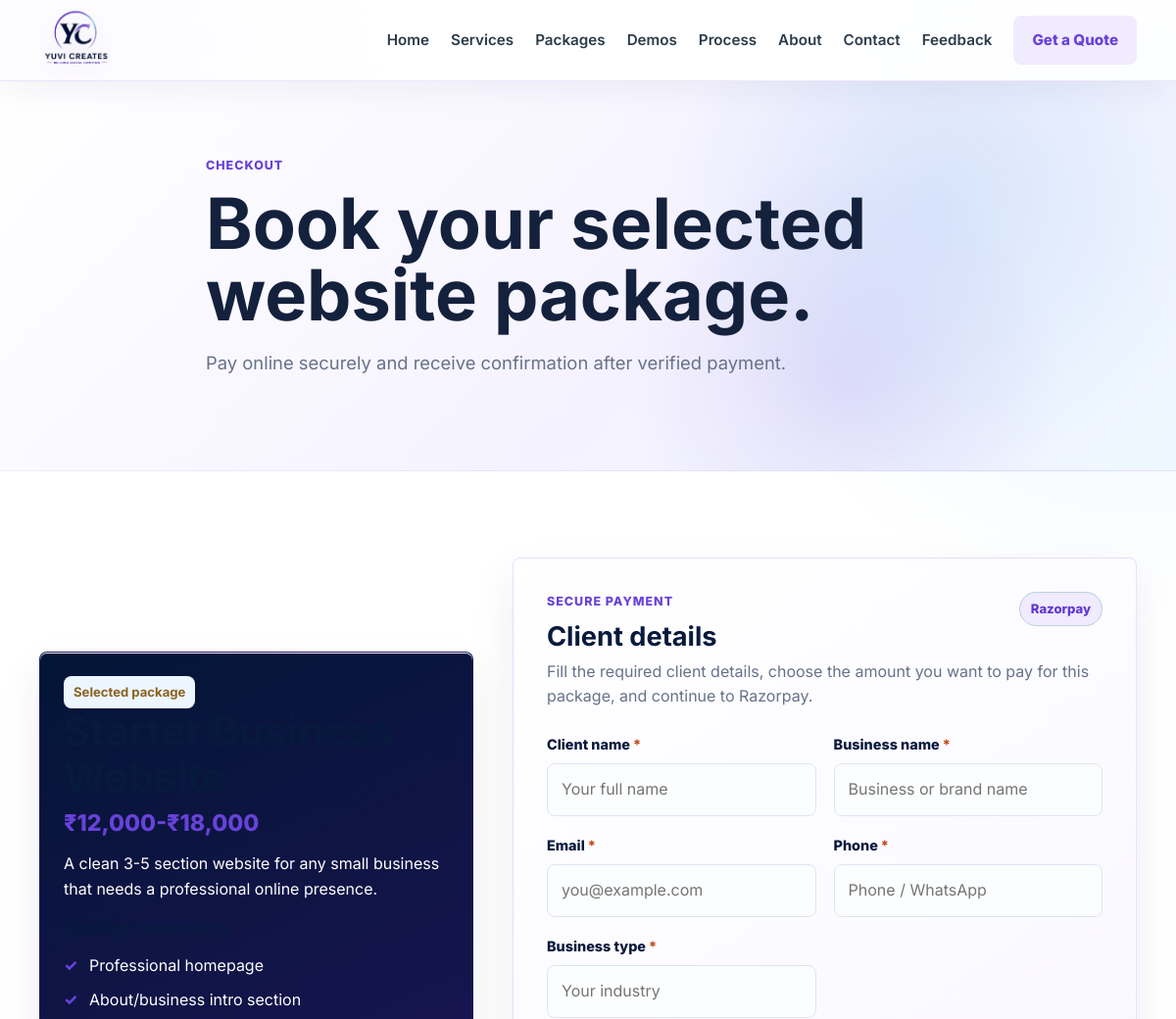
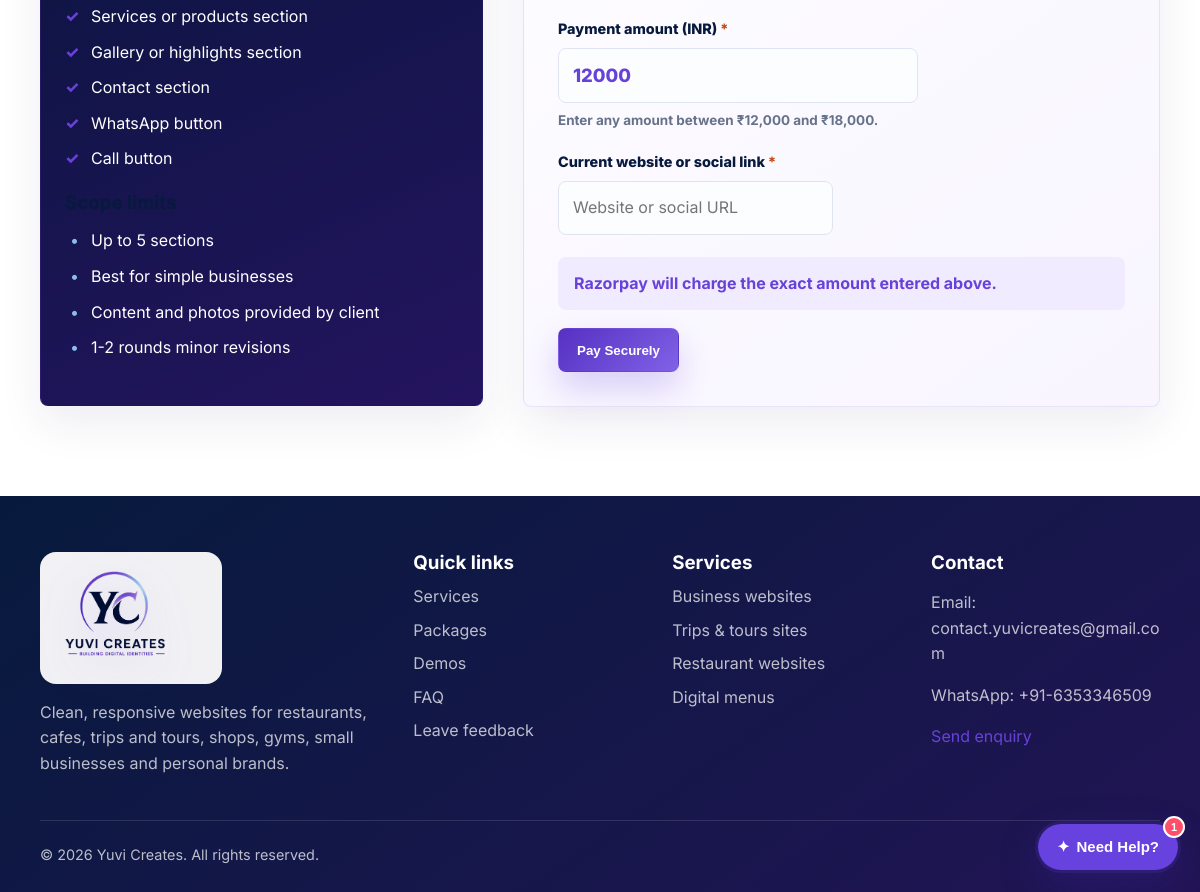
The app's page /checkout/ with its own data (2 pictures, top to bottom).
### core/models.py (models this page shows, shortened)
class Package(models.Model):
    class PublicPricingType(models.TextChoices):
        CUSTOM_QUOTE = "CUSTOM_QUOTE", "Custom Quote"
        TAILORED = "TAILORED", "Tailored Pricing"
        SCOPE_BASED = "SCOPE_BASED", "Scope-Based Pricing"
        STARTING_ON_REQUEST = "STARTING_ON_REQUEST", "Starting price available on request"
    title = models.CharField(max_length=160)
    category = models.CharField(max_length=120, blank=True)
    price = models.CharField(max_length=80)
    short_description = models.TextField()
    included_features = models.TextField(help_text="One feature per line.")
    scope_limits = models.TextField(blank=True, help_text="One scope limit per line.")
    summary = models.TextField(blank=True)
    is_featured = models.BooleanField(default=False)
    public_pricing_type = models.CharField(
        max_length=30,
        choices=PublicPricingType.choices,
        default=PublicPricingType.CUSTOM_QUOTE,
        help_text="Public label only. Internal INR pricing remains in the Price field.",
    )
    order = models.PositiveIntegerField(default=0)
    class Meta:
        ordering = ["order", "title"]

### core/views.py (the view)
# urls.py: path("checkout/", views.checkout, name="checkout"),
def checkout(request):
    ensure_default_content()
    selected_package = get_object_or_404(Package, pk=request.GET.get("package")) if request.GET.get("package") else Package.objects.first()
    payment_context = None
    if request.method == "POST":
        form = PaymentBookingForm(request.POST, selected_package=selected_package)
        if form.is_valid():
            booking = form.save(commit=False)
            booking.selected_package = selected_package.title
            booking.package_price = selected_package.price
            booking.payment_method = PaymentBooking.PaymentMethod.RAZORPAY
            booking.payment_amount_paise = form.cleaned_data["payable_amount"] * 100
            booking.save()
            if not razorpay_is_configured():
                messages.error(request, "Razorpay keys are missing in .env.")
                return redirect(reverse("payment_failed") + f"?booking={booking.pk}")
            if booking.payment_amount_paise <= 0:
                messages.error(request, "This package needs an exact payable amount before online payment.")
                return redirect(reverse("payment_failed") + f"?booking={booking.pk}")
            try:
                order = create_razorpay_order(booking)
            except (urllib.error.URLError, urllib.error.HTTPError, TimeoutError, json.JSONDecodeError):
                booking.payment_status = PaymentBooking.PaymentStatus.FAILED
                booking.save(update_fields=["payment_status"])
                messages.error(request, "Razorpay order could not be created. Please try again.")
                return redirect(reverse("payment_failed") + f"?booking={booking.pk}")
            booking.razorpay_order_id = order["id"]
            booking.save(update_fields=["razorpay_order_id"])
            payment_context = {
                "booking": booking,
                "amount_rupees": booking.payment_amount_paise // 100,
                "razorpay_key": settings.RAZORPAY_API_KEY,
                "razorpay_order_id": booking.razorpay_order_id,
                "callback_url": request.build_absolute_uri(reverse("payment_callback")),
            }
    else:
        form = PaymentBookingForm(selected_package=selected_package)
    return render(
        request,
        "checkout.html",
        {
            "form": form,
            "selected_package": selected_package,
            "features": package_features(selected_package),
            "limits": package_limits(selected_package),
            "payment": payment_context,
        },
    )

### core/forms.py (called while the page is built)
    @staticmethod
    def _package_amount_bounds(price):
        amounts = [int(value.replace(",", "")) for value in re.findall(r"[\d,]+", price)]
        if not amounts:
            return 1, None
        if len(amounts) == 1:
            return amounts[0], amounts[0] if "+" not in price else None
        return amounts[0], amounts[1]

### core/views.py (called while the page is built)
def package_features(package):
    return [line.strip() for line in package.included_features.splitlines() if line.strip()]

def package_limits(package):
    return [
        line.strip()
        for line in package.scope_limits.splitlines()
        if line.strip()
        and not line.strip().lower().startswith("timeline:")
        and not line.strip().lower().startswith("best for:")
    ]

### templates/checkout.html (shortened to what this page needs)
{% extends "base.html" %}
{% load static %}
{% block body_class %}page-checkout{% endblock %}
{% block extra_head %}<link rel="stylesheet" href="{% static 'css/pages/checkout.css' %}">{% endblock %}
{% block content %}
<section class="page-hero section checkout-hero">
    <div class="container narrow">
        <p class="eyebrow">Checkout</p>
        <h1>Book your selected website package.</h1>
        <p class="lead">Pay online securely and receive confirmation after verified payment.</p>
    </div>
</section>
<section class="section">
    <div class="container checkout-grid">
        <aside class="summary-card">
            <span class="tag">Selected package</span>
            <h2>{{ selected_package.title }}</h2>
            <p class="price">{{ selected_package.price }}</p>
            <p>{{ selected_package.summary|default:selected_package.short_description }}</p>
            <h3>Package summary</h3>
            <ul class="feature-list">
                {% for feature in features|slice:":7" %}<li>{{ feature }}</li>{% endfor %}
            </ul>
            <h3>Scope limits</h3>
            <ul class="limit-list">
                {% for limit in limits %}<li>{{ limit }}</li>{% endfor %}
            </ul>
        </aside>
        <form class="form-card checkout-form" method="post">
            <div class="checkout-form-head">
                <div>
                    <p class="eyebrow">Secure payment</p>
                    <h2>Client details</h2>
                </div>
                <span class="payment-pill">Razorpay</span>
            </div>
            <p class="form-intro">Fill the required client details, choose the amount you want to pay for this package, and continue to Razorpay.</p>
            <div class="form-grid">
                {% for field in form %}
                    {% if field.name != "payment_method" %}
                        <label {% if field.name == "payable_amount" %}class="span-2 amount-row"{% endif %}>
                            <span class="field-label">
                                <span>{{ field.label }}{% if field.field.required %}<strong class="required-star">*</strong>{% endif %}</span>
                            </span>
                            {{ field }}
                            {% if field.help_text %}<small class="help-text">{{ field.help_text }}</small>{% endif %}
                        </label>
                    {% endif %}
                {% endfor %}
            </div>
            <div class="payment-action">
                <p class="secure-note">Razorpay will charge the exact amount entered above.</p>
                <button class="btn btn-primary" type="submit">Pay Securely</button>
            </div>
        </form>
    </div>
</section>
{% endblock %}

### static/css/brand.css (style rules this page uses)
:root { --navy: #071a3d; --navy-2: #173260; --ink: #14213d; --muted: #66728a; --line: #dfe4f2; --paper: #ffffff; --soft: #f8f7ff; --gold: #8bbdf0; --gold-soft: #edf6ff; --green: #6842d8; --green-soft: #f0ebff; --purple: #6842d8; --periwinkle: #8bbdf0; --shadow: 0 24px 70px rgba(44, 35, 100, 0.13); }
body { background: radial-gradient(circle at 8% 4%, rgba(104, 66, 216, 0.09), transparent 22rem), radial-gradient(circle at 96% 12%, rgba(139, 189, 240, 0.16), transparent 25rem), #ffffff; }
.btn { position: relative; overflow: hidden; transform: translateZ(0); transform-style: preserve-3d; transition: transform .25s ease, box-shadow .25s ease, background .25s ease; }
.btn::after { content: ""; position: absolute; inset: 0; background: linear-gradient(110deg, transparent 25%, rgba(255,255,255,.32), transparent 70%); transform: translateX(-130%); transition: transform .6s ease; }
.btn-primary { background: linear-gradient(135deg, #5630c3, #8062e6); box-shadow: 0 16px 34px rgba(104,66,216,.24); }
.eyebrow { color: var(--purple); }
.service-card, .price-card, .portfolio-card, .testimonial-card, .industry-card, .form-card, .summary-card, .contact-panel { position: relative; border-color: rgba(104,66,216,.14); background: linear-gradient(145deg, rgba(255,255,255,.98), rgba(248,246,255,.9)); box-shadow: 0 18px 44px rgba(38,25,91,.08), inset 0 1px 0 rgba(255,255,255,.9); transform: perspective(1100px) rotateX(var(--rx, 0deg)) rotateY(var(--ry, 0deg)) translateY(var(--lift, 0px)); transform-style: preserve-3d; transition: transform .18s ease, box-shadow .25s ease, border-color .25s ease; will-change: transform; }
.page-hero { color: var(--ink); background: radial-gradient(circle at 80% 30%, rgba(139,189,240,.28), transparent 28%), radial-gradient(circle at 72% 76%, rgba(104,66,216,.13), transparent 24%), linear-gradient(135deg, #ffffff, #f5f2ff 58%, #eef7ff); position: relative; overflow: hidden; border-bottom: 1px solid rgba(104,66,216,.1); }
.page-hero .lead { color: var(--muted); }
.page-hero::after { display: none; }

### static/css/pages/checkout.css (style rules this page uses)
.page-checkout .summary-card { background:linear-gradient(155deg,#031536,#24145f);color:#fff }
.page-checkout .checkout-form { background:linear-gradient(145deg,#fff,#f8f5ff) }
.page-checkout .payment-pill { background:#f0ebff;color:#6138d4 }

### records on screen
Package: price "₹12,000-₹18,000", summary "A clean 3-5 section website for any small business that needs a professional online presence."

### other values on screen
{{ feature }} "Professional homepage" "About/business intro section" "Services or products section" "Gallery or highlights section" "Contact section" "WhatsApp button" "Call button"
{{ limit }} "Up to 5 sections" "Best for simple businesses" "Content and photos provided by client" "1-2 rounds minor revisions"
{{ field.label }} "Client name" "Business name" "Email" "Phone" "Business type" "Payment amount (INR)" "Current website or social link"
{{ field.help_text }} "Enter any amount between ₹12,000 and ₹18,000."
